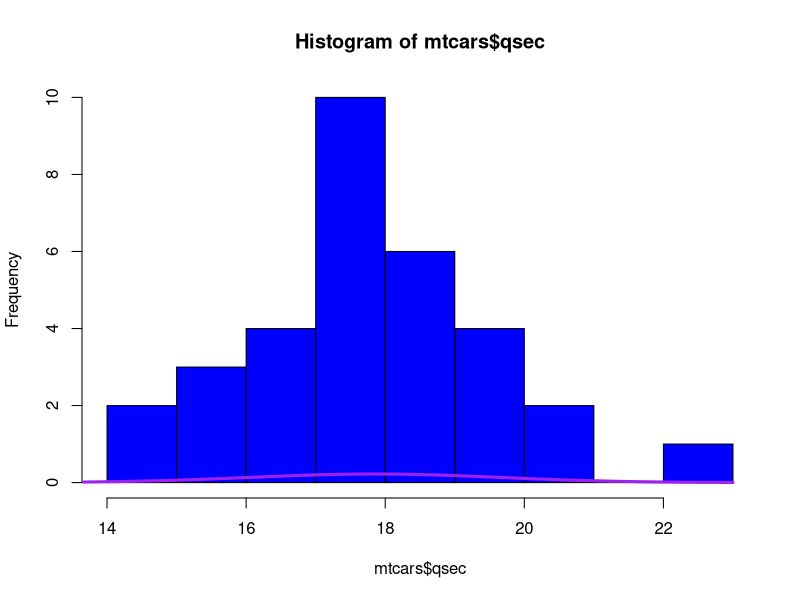

This chart was generated by the following R code:
## ---- chunk 1
knitr::opts_chunk$set(echo = TRUE)
## ---- chunk 2
hist(mtcars$qsec, col = "blue")
Mean <- mean(mtcars$qsec)
SD <- sd(mtcars$qsec)
x <- (1:10)
curve(dnorm(x, Mean, SD), 13, 23, col = "purple", add = TRUE, lwd = 3)
